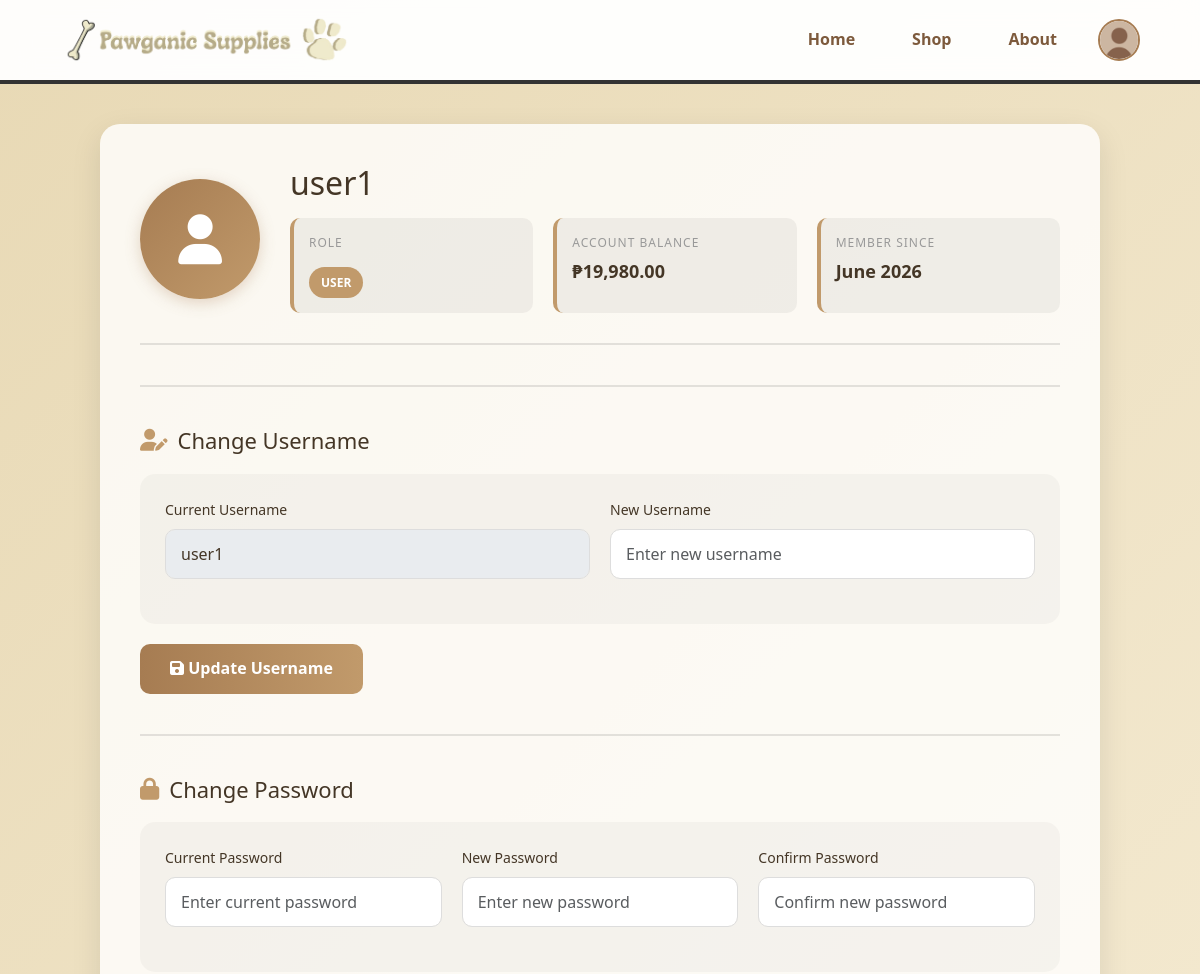
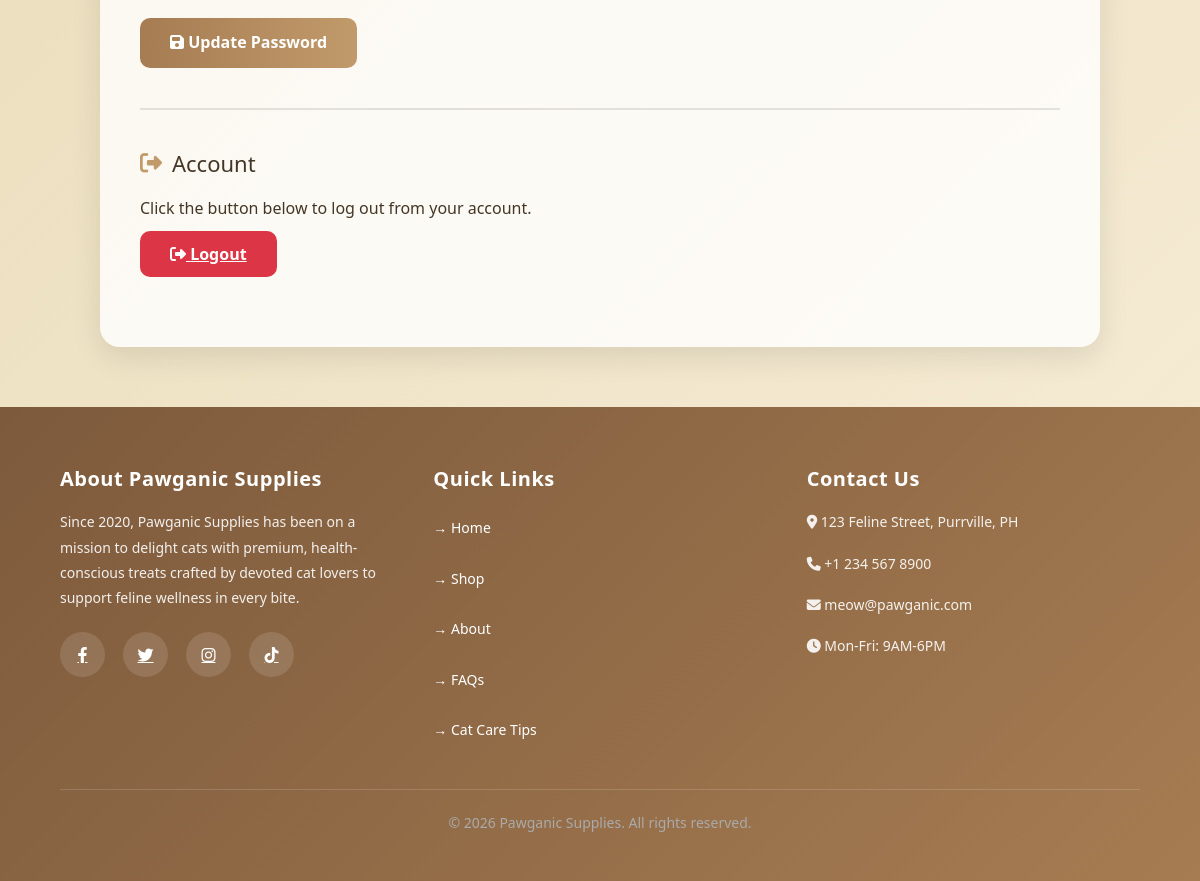
The app's page /profile.php (signed in) with its own data (2 pictures, top to bottom).
### tables this page shows
CREATE TABLE `users` (
  `id` int(11) NOT NULL,
  `username` varchar(255) NOT NULL,
  `password` varchar(255) NOT NULL,
  `role` enum('admin','user') NOT NULL,
  `balance` decimal(10,2) NOT NULL DEFAULT 20000.00
);

### profile.php (the view, shortened to what this page needs)
<?php
include 'db.php';
$user_id = $_SESSION['user_id'];
$stmt = $conn->prepare("SELECT username, role, balance FROM users WHERE id = ?");
$stmt->bind_param("i", $user_id);
$stmt->execute();
$stmt->bind_result($username, $role, $balance);
?>
<!DOCTYPE html>
<html lang="en">
<head>
  <link rel="stylesheet" href="https://cdnjs.cloudflare.com/ajax/libs/font-awesome/6.4.0/css/all.min.css">
  <link href="https://cdn.jsdelivr.net/npm/bootstrap@5.3.0/dist/css/bootstrap.min.css" rel="stylesheet">
</head>
<body>
  <div class="position-fixed p-3" style="top: 0; right: 0; z-index: 11;">
  </div>
  <div class="navbar">
    <div class="logo">
      <a href="main.php" style="text-decoration: none;">
        <img src="images/Pawagnic Supplies logo.png" alt="Pawganic Logo" class="logo-img">
      </a>
    </div>
    <div class="nav-links">
      <a href="main.php">Home</a>
      <a href="shop.php">Shop</a>
      <a href="about.php">About</a>
      <?php
        if (isset($_SESSION['user_id'])) {
          $nav_username = $_SESSION['username'] ?? $username;
          $nav_role = $_SESSION['role'] ?? $role;
          $nav_balance = $_SESSION['balance'] ?? $balance;
          echo '
          <div class="profile-dropdown">
            <img src="images/profile.jpg" alt="Profile" class="profile-pic">
            <div class="dropdown-content">
              <div class="dropdown-profile-info">
                <div class="dropdown-profile-name">' . htmlspecialchars($nav_username) . '</div>
                <div class="dropdown-profile-role">' . htmlspecialchars($nav_role) . '</div>
                <div class="dropdown-profile-balance">₱' . number_format($nav_balance, 2) . '</div>
              </div>
              <a href="profile.php"><i class="fas fa-user"></i>Profile</a>
              <a href="purchase_history.php"><i class="fas fa-history"></i>Purchase History</a>
              <a href="logout.php"><i class="fas fa-sign-out-alt"></i>Logout</a>
            </div>
          </div>';
        } else {
          echo '<a href="login.php" class="login-link"><i class="fas fa-sign-in-alt"></i> Login</a>';
        }
      ?>
    </div>
  </div>
  <div class="profile-container">
    <div class="profile-header">
      <div class="profile-avatar">
        <i class="fas fa-user"></i>
      </div>
      <div class="profile-info">
        <h1><?php echo htmlspecialchars($username); ?></h1>
        <div class="profile-details">
          <div class="detail-item">
            <div class="detail-label">Role</div>
            <div class="detail-value">
              <span class="badge-role"><?php echo htmlspecialchars($role); ?></span>
            </div>
          </div>
          <div class="detail-item">
            <div class="detail-label">Account Balance</div>
            <div class="detail-value">₱<?php echo number_format($balance, 2); ?></div>
          </div>
          <div class="detail-item">
            <div class="detail-label">Member Since</div>
            <div class="detail-value">June 2026</div>
          </div>
        </div>
      </div>
    </div>
    <div class="divider"></div>
    <div class="edit-section">
      <h2><i class="fas fa-user-edit"></i> Change Username</h2>
      <form method="POST" id="usernameForm">
        <div class="edit-form-row">
          <div class="form-group">
            <label for="current_username">Current Username</label>
            <input type="text" class="form-control" id="current_username" value="<?php echo htmlspecialchars($username); ?>" disabled>
          </div>
          <div class="form-group">
            <label for="new_username">New Username</label>
            <input type="text" class="form-control" id="new_username" name="new_username" placeholder="Enter new username" required>
          </div>
        </div>
        <button type="submit" class="btn-update">
          <i class="fas fa-save"></i> Update Username
        </button>
      </form>
    </div>
    <div class="divider"></div>
    <div class="edit-section">
      <h2><i class="fas fa-lock"></i> Change Password</h2>
      <form method="POST" id="passwordForm">
        <div class="edit-form-row">
          <div class="form-group">
            <label for="current_password">Current Password</label>
            <input type="password" class="form-control" id="current_password" name="current_password" placeholder="Enter current password" required>
          </div>
          <div class="form-group">
            <label for="new_password">New Password</label>
            <input type="password" class="form-control" id="new_password" name="new_password" placeholder="Enter new password" required>
          </div>
          <div class="form-group">
            <label for="confirm_password">Confirm Password</label>
            <input type="password" class="form-control" id="confirm_password" name="confirm_password" placeholder="Confirm new password" required>
          </div>
        </div>
        <button type="submit" class="btn-update">
          <i class="fas fa-save"></i> Update Password
        </button>
      </form>
    </div>
    <div class="divider"></div>
    <div class="edit-section">
      <h2><i class="fas fa-sign-out-alt"></i> Account</h2>
      <p style="color: var(--text-dark); margin-bottom: 20px;">Click the button below to log out from your account.</p>
      <a href="logout.php" class="btn-logout">
        <i class="fas fa-sign-out-alt"></i> Logout
      </a>
    </div>
  </div>
  <footer>
    <div class="footer-content">
      <div class="footer-section">
        <h3>About Pawganic Supplies</h3>
        <p>Since 2020, Pawganic Supplies has been on a mission to delight cats with premium, health-conscious treats crafted by devoted cat lovers to support feline wellness in every bite.</p>
        <div class="social-links">
          <a href="https://www.facebook.com/"><i class="fab fa-facebook-f"></i></a>
          <a href="https://x.com/home"><i class="fab fa-twitter"></i></a>
          <a href="https://www.instagram.com/"><i class="fab fa-instagram"></i></a>
          <a href="https://www.tiktok.com/en/"><i class="fab fa-tiktok"></i></a>
        </div>
      </div>
      <div class="footer-section">
        <h3>Quick Links</h3>
        <div class="footer-links">
          <a href="main.php">Home</a>
          <a href="shop.php">Shop</a>
          <a href="about.php">About</a>
          <a href="main.php#faq">FAQs</a>
          <a href="#">Cat Care Tips</a>
        </div>
      </div>
      <div class="footer-section">
        <h3>Contact Us</h3>
        <p><i class="fas fa-map-marker-alt"></i> 123 Feline Street, Purrville, PH</p>
        <p><i class="fas fa-phone"></i> +1 234 567 8900</p>
        <p><i class="fas fa-envelope"></i> meow@pawganic.com</p>
        <p><i class="fas fa-clock"></i> Mon-Fri: 9AM-6PM</p>
      </div>
    </div>
    <div class="copyright">
      <p>&copy; <?php echo date('Y'); ?> Pawganic Supplies. All rights reserved.</p>
    </div>
  </footer>
</body>
</html>

### records on screen
users: username "user1", role "USER", balance "19,980.00"
